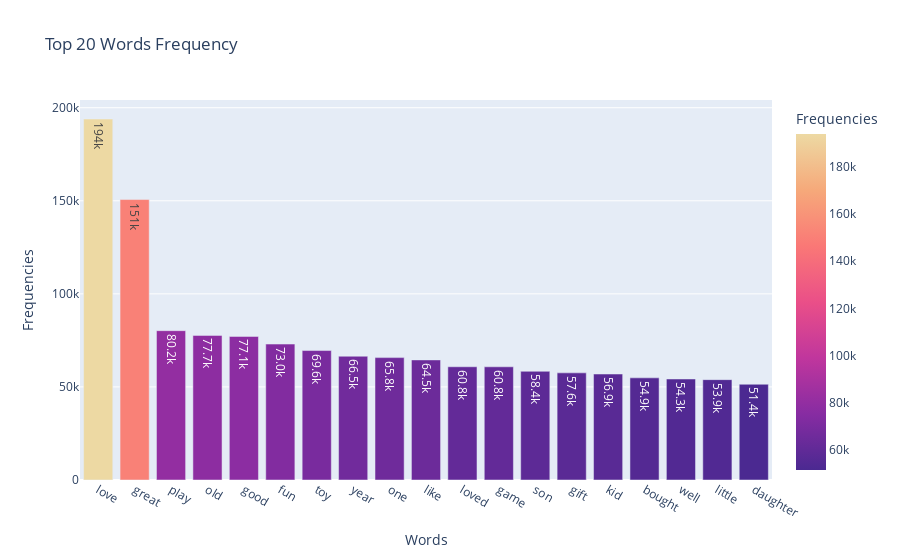

Notebook source saved alongside this figure:
### Markdown cell above
Se realiza una gráfica con las 20 palabras de mayor frecuencia

### Code cell
fig = px.bar(
    plot_px,
    x=plot_px.index, 
    y='Frequencies', 
    text_auto='.3s', 
    title='Top 20 Words Frequency', 
    color='Frequencies', 
    color_continuous_scale='Agsunset')
fig.show()

### Figure 1 — Plotly figure (JSON) as saved in the notebook; plotly's stock layout.template omitted (floating-point values rounded to 4 significant figures)
{"data": [{"alignmentgroup": "True", "hovertemplate": "Words=%{x}<br>Frequencies=%{marker.color}<extra></extra>", "legendgroup": "", "marker": {"color": [193946, 150674, 80233, 77688, 77132, 73027, 69554, 66500, 65751, 64511, 60825, 60809, 58399, 57557, 56936, 54881, 54266, 53916, 51439], "coloraxis": "coloraxis", "pattern": {"shape": ""}}, "name": "", "offsetgroup": "", "orientation": "v", "showlegend": false, "textposition": "auto", "texttemplate": "%{y:.3s}", "type": "bar", "x": ["love", "great", "play", "old", "good", "fun", "toy", "year", "one", "like", "loved", "game", "son", "gift", "kid", "bought", "well", "little", "daughter"], "xaxis": "x", "y": [193946, 150674, 80233, 77688, 77132, 73027, 69554, 66500, 65751, 64511, 60825, 60809, 58399, 57557, 56936, 54881, 54266, 53916, 51439], "yaxis": "y"}], "layout": {"barmode": "relative", "coloraxis": {"colorbar": {"title": {"text": "Frequencies"}}, "colorscale": [[0, "rgb(75, 41, 145)"], [0.1667, "rgb(135, 44, 162)"], [0.3333, "rgb(192, 54, 157)"], [0.5, "rgb(234, 79, 136)"], [0.6667, "rgb(250, 120, 118)"], [0.8333, "rgb(246, 169, 122)"], [1, "rgb(237, 217, 163)"]]}, "legend": {"tracegroupgap": 0}, "title": {"text": "Top 20 Words Frequency"}, "xaxis": {"anchor": "y", "domain": [0, 1], "title": {"text": "Words"}}, "yaxis": {"anchor": "x", "domain": [0, 1], "title": {"text": "Frequencies"}}}}
